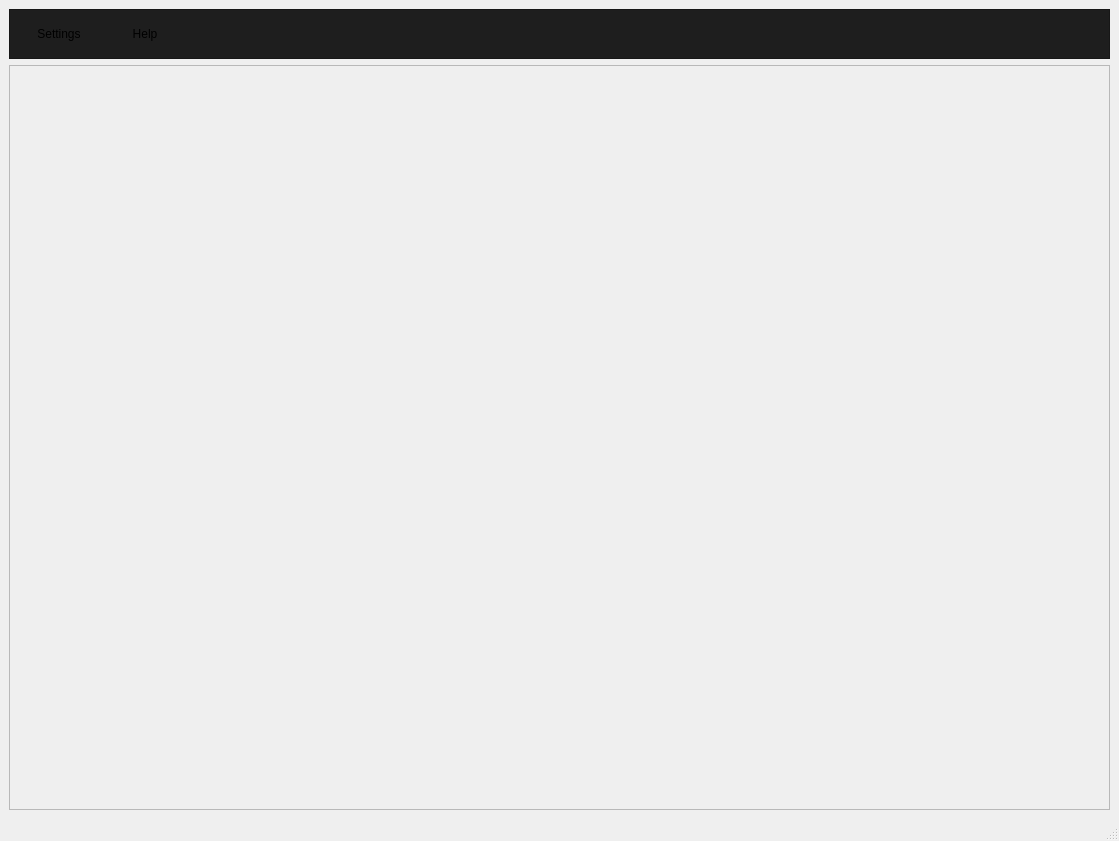
<?xml version="1.0" encoding="UTF-8"?>
<ui version="4.0">
 <class>MainWindow</class>
 <widget class="QMainWindow" name="MainWindow">
  <property name="geometry">
   <rect>
    <x>0</x>
    <y>0</y>
    <width>1119</width>
    <height>841</height>
   </rect>
  </property>
  <property name="windowTitle">
   <string>MainWindow</string>
  </property>
  <widget class="QWidget" name="centralwidget">
   <layout class="QVBoxLayout" name="verticalLayout">
    <item>
     <widget class="QFrame" name="header">
      <property name="minimumSize">
       <size>
        <width>0</width>
        <height>50</height>
       </size>
      </property>
      <property name="maximumSize">
       <size>
        <width>16777215</width>
        <height>50</height>
       </size>
      </property>
      <property name="styleSheet">
       <string notr="true">background-color: rgb(30, 30, 30);</string>
      </property>
      <property name="frameShape">
       <enum>QFrame::Shape::StyledPanel</enum>
      </property>
      <property name="frameShadow">
       <enum>QFrame::Shadow::Raised</enum>
      </property>
      <layout class="QHBoxLayout" name="horizontalLayout_3">
       <item>
        <widget class="QPushButton" name="PB_settings">
         <property name="text">
          <string>Settings</string>
         </property>
         <property name="flat">
          <bool>true</bool>
         </property>
        </widget>
       </item>
       <item>
        <widget class="QPushButton" name="PB_help">
         <property name="text">
          <string>Help</string>
         </property>
         <property name="flat">
          <bool>true</bool>
         </property>
        </widget>
       </item>
       <item>
        <spacer name="horizontalSpacer">
         <property name="orientation">
          <enum>Qt::Orientation::Horizontal</enum>
         </property>
         <property name="sizeHint" stdset="0">
          <size>
           <width>40</width>
           <height>20</height>
          </size>
         </property>
        </spacer>
       </item>
      </layout>
     </widget>
    </item>
    <item>
     <widget class="QFrame" name="frame_2">
      <property name="sizePolicy">
       <sizepolicy hsizetype="Preferred" vsizetype="Expanding">
        <horstretch>0</horstretch>
        <verstretch>0</verstretch>
       </sizepolicy>
      </property>
      <property name="frameShape">
       <enum>QFrame::Shape::StyledPanel</enum>
      </property>
      <property name="frameShadow">
       <enum>QFrame::Shadow::Raised</enum>
      </property>
      <layout class="QVBoxLayout" name="verticalLayout_3">
       <item>
        <widget class="QWidget" name="widget_2" native="true"/>
       </item>
       <item>
        <widget class="QWidget" name="widget" native="true"/>
       </item>
      </layout>
     </widget>
    </item>
   </layout>
  </widget>
  <widget class="QMenuBar" name="menubar">
   <property name="geometry">
    <rect>
     <x>0</x>
     <y>0</y>
     <width>1119</width>
     <height>33</height>
    </rect>
   </property>
  </widget>
  <widget class="QStatusBar" name="statusbar"/>
 </widget>
 <resources/>
 <connections/>
</ui>
